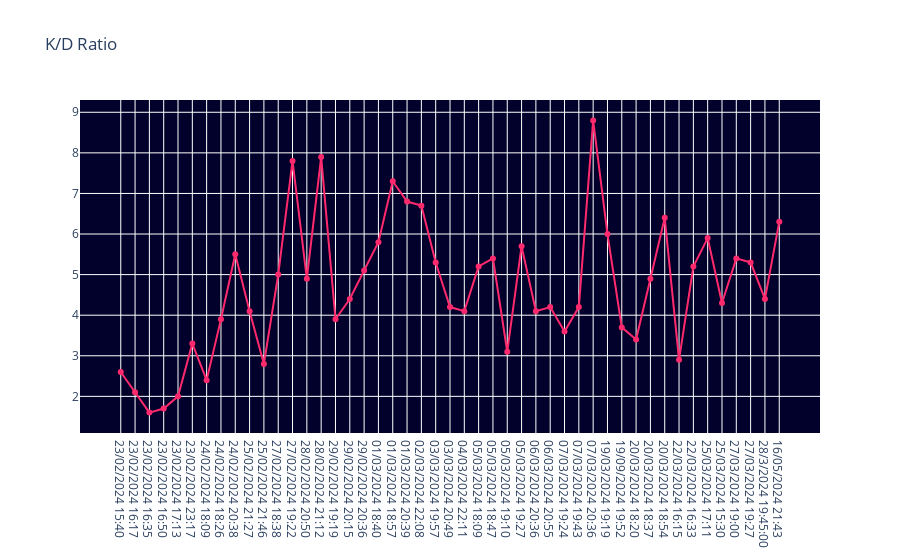

Source (notebook cell):
### Code cell
fig = go.Figure()
fig.add_trace(go.Scatter(x=records_df['Date time'], y=records_df['K/D Ratio'], mode='lines+markers', name='K/D Ratio', line=dict(color='#FF2A6D')))
fig.update_layout(title='K/D Ratio', hovermode='x', plot_bgcolor='#01012B')
